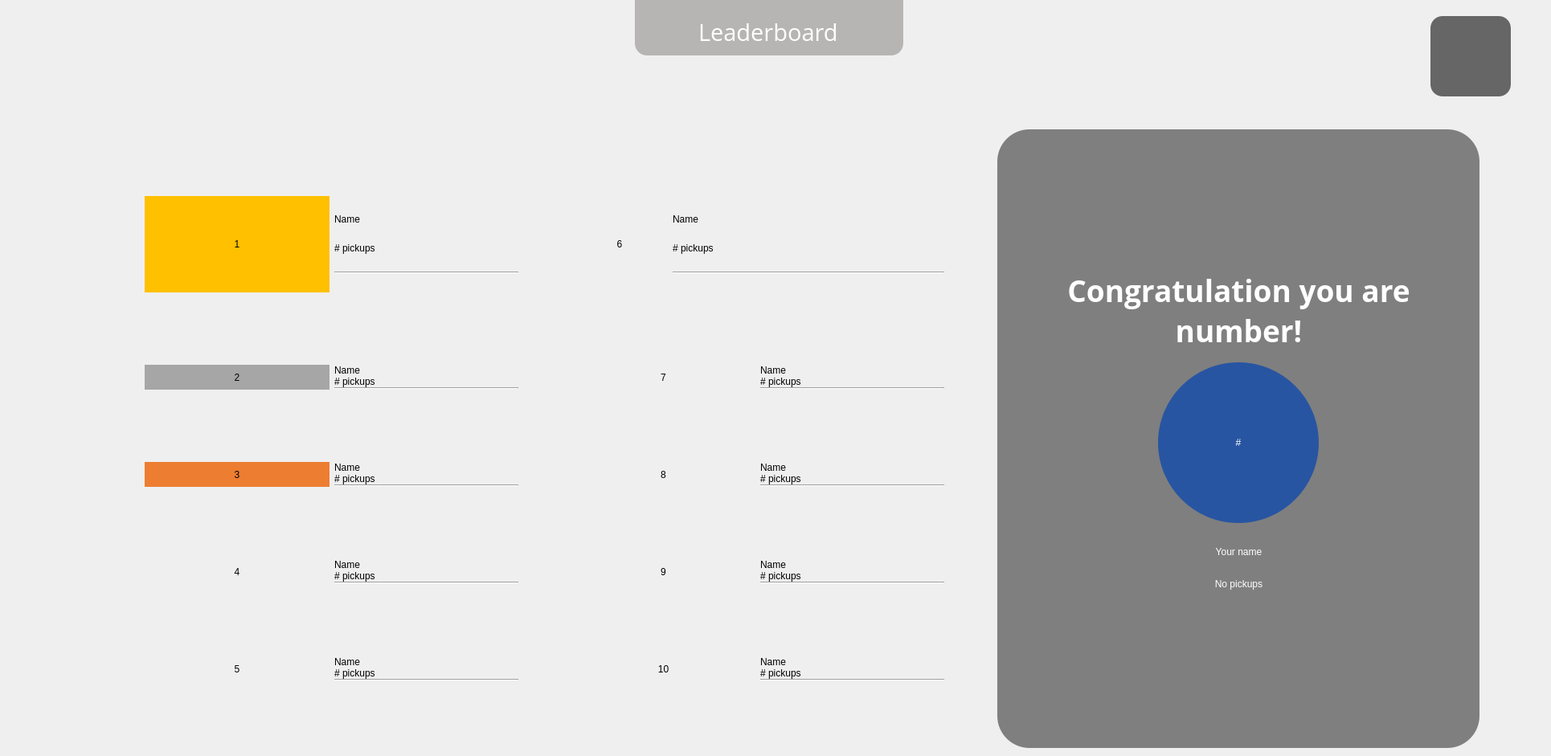
   <widget class="QWidget" name="page4board">
    <property name="styleSheet">
     <string notr="true">.board_num{
	background-color: rgb(40, 85, 162);
	color: rgb(255, 255, 255);
	min-width: 100px;
	max-width: 100px;
	min-height: 100px;
	max-height: 100px;
	border-radius: 50px;
	font: bold 26pt &quot;Open Sans&quot;;
	margin: 10px;
}

QLabel{
	font: 22pt &quot;Open Sans&quot;;
}</string>
    </property>
    <property name="class" stdset="0">
     <string>background</string>
    </property>
    <widget class="QWidget" name="layoutWidget">
     <property name="geometry">
      <rect>
       <x>0</x>
       <y>160</y>
       <width>1921</width>
       <height>772</height>
      </rect>
     </property>
     <layout class="QHBoxLayout" name="horizontalLayout_14">
      <item>
       <spacer name="horizontalSpacer_34">
        <property name="orientation">
         <enum>Qt::Horizontal</enum>
        </property>
        <property name="sizeType">
         <enum>QSizePolicy::Maximum</enum>
        </property>
        <property name="sizeHint" stdset="0">
         <size>
          <width>180</width>
          <height>20</height>
         </size>
        </property>
       </spacer>
      </item>
      <item>
       <layout class="QGridLayout" name="gridLayout_4">
        <item row="1" column="0">
         <layout class="QHBoxLayout" name="horizontalLayout_18">
          <item>
           <widget class="QLabel" name="label_33">
            <property name="styleSheet">
             <string notr="true">background-color: rgb(166, 166, 166);</string>
            </property>
            <property name="text">
             <string>2</string>
            </property>
            <property name="alignment">
             <set>Qt::AlignCenter</set>
            </property>
            <property name="class" stdset="0">
             <string>board_num</string>
            </property>
           </widget>
          </item>
          <item>
           <layout class="QVBoxLayout" name="verticalLayout_25">
            <property name="spacing">
             <number>0</number>
            </property>
            <item>
             <widget class="QLabel" name="label_62">
              <property name="sizePolicy">
               <sizepolicy hsizetype="Preferred" vsizetype="Maximum">
                <horstretch>0</horstretch>
                <verstretch>0</verstretch>
               </sizepolicy>
              </property>
              <property name="styleSheet">
               <string notr="true"/>
              </property>
              <property name="text">
               <string>Name</string>
              </property>
              <property name="alignment">
               <set>Qt::AlignBottom|Qt::AlignLeading|Qt::AlignLeft</set>
              </property>
             </widget>
            </item>
            <item>
             <widget class="QLabel" name="label_63">
              <property name="sizePolicy">
               <sizepolicy hsizetype="Preferred" vsizetype="Maximum">
                <horstretch>0</horstretch>
                <verstretch>0</verstretch>
               </sizepolicy>
              </property>
              <property name="styleSheet">
               <string notr="true"/>
              </property>
              <property name="text">
               <string># pickups</string>
              </property>
              <property name="alignment">
               <set>Qt::AlignLeading|Qt::AlignLeft|Qt::AlignTop</set>
              </property>
             </widget>
            </item>
            <item>
             <widget class="Line" name="line_13">
              <property name="orientation">
               <enum>Qt::Horizontal</enum>
              </property>
             </widget>
            </item>
           </layout>
          </item>
         </layout>
        </item>
        <item row="0" column="1">
         <spacer name="horizontalSpacer_37">
          <property name="orientation">
           <enum>Qt::Horizontal</enum>
          </property>
          <property name="sizeType">
           <enum>QSizePolicy::Maximum</enum>
          </property>
          <property name="sizeHint" stdset="0">
           <size>
            <width>60</width>
            <height>20</height>
           </size>
          </property>
         </spacer>
        </item>
        <item row="2" column="0">
         <layout class="QHBoxLayout" name="horizontalLayout_20">
          <item>
           <widget class="QLabel" name="label_39">
            <property name="styleSheet">
             <string notr="true">background-color: rgb(237, 125, 49);</string>
            </property>
            <property name="text">
             <string>3</string>
            </property>
            <property name="alignment">
             <set>Qt::AlignCenter</set>
            </property>
            <property name="class" stdset="0">
             <string>board_num</string>
            </property>
           </widget>
          </item>
          <item>
           <layout class="QVBoxLayout" name="verticalLayout_18">
            <property name="spacing">
             <number>0</number>
            </property>
            <item>
             <widget class="QLabel" name="label_37">
              <property name="sizePolicy">
               <sizepolicy hsizetype="Preferred" vsizetype="Maximum">
                <horstretch>0</horstretch>
                <verstretch>0</verstretch>
               </sizepolicy>
              </property>
              <property name="styleSheet">
               <string notr="true"/>
              </property>
              <property name="text">
               <string>Name</string>
              </property>
              <property name="alignment">
               <set>Qt::AlignBottom|Qt::AlignLeading|Qt::AlignLeft</set>
              </property>
             </widget>
            </item>
            <item>
             <widget class="QLabel" name="label_38">
              <property name="sizePolicy">
               <sizepolicy hsizetype="Preferred" vsizetype="Maximum">
                <horstretch>0</horstretch>
                <verstretch>0</verstretch>
               </sizepolicy>
              </property>
              <property name="styleSheet">
               <string notr="true"/>
              </property>
              <property name="text">
               <string># pickups</string>
              </property>
              <property name="alignment">
               <set>Qt::AlignLeading|Qt::AlignLeft|Qt::AlignTop</set>
              </property>
             </widget>
            </item>
            <item>
             <widget class="Line" name="line_6">
              <property name="orientation">
               <enum>Qt::Horizontal</enum>
              </property>
             </widget>
            </item>
           </layout>
          </item>
         </layout>
        </item>
        <item row="3" column="2">
         <layout class="QHBoxLayout" name="horizontalLayout_23">
          <item>
           <widget class="QLabel" name="label_48">
            <property name="styleSheet">
             <string notr="true"/>
            </property>
            <property name="text">
             <string>9</string>
            </property>
            <property name="alignment">
             <set>Qt::AlignCenter</set>
            </property>
            <property name="class" stdset="0">
             <string>board_num</string>
            </property>
           </widget>
          </item>
          <item>
           <layout class="QVBoxLayout" name="verticalLayout_21">
            <property name="spacing">
             <number>0</number>
            </property>
            <item>
             <widget class="QLabel" name="label_46">
              <property name="sizePolicy">
               <sizepolicy hsizetype="Preferred" vsizetype="Maximum">
                <horstretch>0</horstretch>
                <verstretch>0</verstretch>
               </sizepolicy>
              </property>
              <property name="styleSheet">
               <string notr="true"/>
              </property>
              <property name="text">
               <string>Name</string>
              </property>
              <property name="alignment">
               <set>Qt::AlignBottom|Qt::AlignLeading|Qt::AlignLeft</set>
              </property>
             </widget>
            </item>
            <item>
             <widget class="QLabel" name="label_47">
              <property name="sizePolicy">
               <sizepolicy hsizetype="Preferred" vsizetype="Maximum">
                <horstretch>0</horstretch>
                <verstretch>0</verstretch>
               </sizepolicy>
              </property>
              <property name="styleSheet">
               <string notr="true"/>
              </property>
              <property name="text">
               <string># pickups</string>
              </property>
              <property name="alignment">
               <set>Qt::AlignLeading|Qt::AlignLeft|Qt::AlignTop</set>
              </property>
             </widget>
            </item>
            <item>
             <widget class="Line" name="line_9">
              <property name="orientation">
               <enum>Qt::Horizontal</enum>
              </property>
             </widget>
            </item>
           </layout>
          </item>
         </layout>
        </item>
        <item row="4" column="0">
         <layout class="QHBoxLayout" name="horizontalLayout_24">
          <item>
           <widget class="QLabel" name="label_51">
            <property name="styleSheet">
             <string notr="true"/>
            </property>
            <property name="text">
             <string>5</string>
            </property>
            <property name="alignment">
             <set>Qt::AlignCenter</set>
            </property>
            <property name="class" stdset="0">
             <string>board_num</string>
            </property>
           </widget>
          </item>
          <item>
           <layout class="QVBoxLayout" name="verticalLayout_22">
            <property name="spacing">
             <number>0</number>
            </property>
            <item>
             <widget class="QLabel" name="label_49">
              <property name="sizePolicy">
               <sizepolicy hsizetype="Preferred" vsizetype="Maximum">
                <horstretch>0</horstretch>
                <verstretch>0</verstretch>
               </sizepolicy>
              </property>
              <property name="styleSheet">
               <string notr="true"/>
              </property>
              <property name="text">
               <string>Name</string>
              </property>
              <property name="alignment">
               <set>Qt::AlignBottom|Qt::AlignLeading|Qt::AlignLeft</set>
              </property>
             </widget>
            </item>
            <item>
             <widget class="QLabel" name="label_50">
              <property name="sizePolicy">
               <sizepolicy hsizetype="Preferred" vsizetype="Maximum">
                <horstretch>0</horstretch>
                <verstretch>0</verstretch>
               </sizepolicy>
              </property>
              <property name="styleSheet">
               <string notr="true"/>
              </property>
              <property name="text">
               <string># pickups</string>
              </property>
              <property name="alignment">
               <set>Qt::AlignLeading|Qt::AlignLeft|Qt::AlignTop</set>
              </property>
             </widget>
            </item>
            <item>
             <widget class="Line" name="line_10">
              <property name="orientation">
               <enum>Qt::Horizontal</enum>
              </property>
             </widget>
            </item>
           </layout>
          </item>
         </layout>
        </item>
        <item row="3" column="0">
         <layout class="QHBoxLayout" name="horizontalLayout_22">
          <item>
           <widget class="QLabel" name="label_45">
            <property name="styleSheet">
             <string notr="true"/>
            </property>
            <property name="text">
             <string>4</string>
            </property>
            <property name="alignment">
             <set>Qt::AlignCenter</set>
            </property>
            <property name="class" stdset="0">
             <string>board_num</string>
            </property>
           </widget>
          </item>
          <item>
           <layout class="QVBoxLayout" name="verticalLayout_20">
            <property name="spacing">
             <number>0</number>
            </property>
            <item>
             <widget class="QLabel" name="label_43">
              <property name="sizePolicy">
               <sizepolicy hsizetype="Preferred" vsizetype="Maximum">
                <horstretch>0</horstretch>
                <verstretch>0</verstretch>
               </sizepolicy>
              </property>
              <property name="styleSheet">
               <string notr="true"/>
              </property>
              <property name="text">
               <string>Name</string>
              </property>
              <property name="alignment">
               <set>Qt::AlignBottom|Qt::AlignLeading|Qt::AlignLeft</set>
              </property>
             </widget>
            </item>
            <item>
             <widget class="QLabel" name="label_44">
              <property name="sizePolicy">
               <sizepolicy hsizetype="Preferred" vsizetype="Maximum">
                <horstretch>0</horstretch>
                <verstretch>0</verstretch>
               </sizepolicy>
              </property>
              <property name="styleSheet">
               <string notr="true"/>
              </property>
              <property name="text">
               <string># pickups</string>
              </property>
              <property name="alignment">
               <set>Qt::AlignLeading|Qt::AlignLeft|Qt::AlignTop</set>
              </property>
             </widget>
            </item>
            <item>
             <widget class="Line" name="line_8">
              <property name="orientation">
               <enum>Qt::Horizontal</enum>
              </property>
             </widget>
            </item>
           </layout>
          </item>
         </layout>
        </item>
        <item row="4" column="2">
         <layout class="QHBoxLayout" name="horizontalLayout_25">
          <item>
           <widget class="QLabel" name="label_54">
            <property name="styleSheet">
             <string notr="true"/>
            </property>
            <property name="text">
             <string>10</string>
            </property>
            <property name="alignment">
             <set>Qt::AlignCenter</set>
            </property>
            <property name="class" stdset="0">
             <string>board_num</string>
            </property>
           </widget>
          </item>
          <item>
           <layout class="QVBoxLayout" name="verticalLayout_23">
            <property name="spacing">
             <number>0</number>
            </property>
            <item>
             <widget class="QLabel" name="label_52">
              <property name="sizePolicy">
               <sizepolicy hsizetype="Preferred" vsizetype="Maximum">
                <horstretch>0</horstretch>
                <verstretch>0</verstretch>
               </sizepolicy>
              </property>
              <property name="styleSheet">
               <string notr="true"/>
              </property>
              <property name="text">
               <string>Name</string>
              </property>
              <property name="alignment">
               <set>Qt::AlignBottom|Qt::AlignLeading|Qt::AlignLeft</set>
              </property>
             </widget>
            </item>
            <item>
             <widget class="QLabel" name="label_53">
              <property name="sizePolicy">
               <sizepolicy hsizetype="Preferred" vsizetype="Maximum">
                <horstretch>0</horstretch>
                <verstretch>0</verstretch>
               </sizepolicy>
              </property>
              <property name="styleSheet">
               <string notr="true"/>
              </property>
              <property name="text">
               <string># pickups</string>
              </property>
              <property name="alignment">
               <set>Qt::AlignLeading|Qt::AlignLeft|Qt::AlignTop</set>
              </property>
             </widget>
            </item>
            <item>
             <widget class="Line" name="line_11">
              <property name="orientation">
               <enum>Qt::Horizontal</enum>
              </property>
             </widget>
            </item>
           </layout>
          </item>
         </layout>
        </item>
        <item row="2" column="2">
         <layout class="QHBoxLayout" name="horizontalLayout_21">
          <item>
           <widget class="QLabel" name="label_42">
            <property name="styleSheet">
             <string notr="true"/>
            </property>
            <property name="text">
             <string>8</string>
            </property>
            <property name="alignment">
             <set>Qt::AlignCenter</set>
            </property>
            <property name="class" stdset="0">
             <string>board_num</string>
            </property>
           </widget>
          </item>
          <item>
           <layout class="QVBoxLayout" name="verticalLayout_19">
            <property name="spacing">
             <number>0</number>
            </property>
            <item>
             <widget class="QLabel" name="label_40">
              <property name="sizePolicy">
               <sizepolicy hsizetype="Preferred" vsizetype="Maximum">
                <horstretch>0</horstretch>
                <verstretch>0</verstretch>
               </sizepolicy>
              </property>
              <property name="styleSheet">
               <string notr="true"/>
              </property>
              <property name="text">
               <string>Name</string>
              </property>
              <property name="alignment">
               <set>Qt::AlignBottom|Qt::AlignLeading|Qt::AlignLeft</set>
              </property>
             </widget>
            </item>
            <item>
             <widget class="QLabel" name="label_41">
              <property name="sizePolicy">
               <sizepolicy hsizetype="Preferred" vsizetype="Maximum">
                <horstretch>0</horstretch>
                <verstretch>0</verstretch>
               </sizepolicy>
              </property>
              <property name="styleSheet">
               <string notr="true"/>
              </property>
              <property name="text">
               <string># pickups</string>
              </property>
              <property name="alignment">
               <set>Qt::AlignLeading|Qt::AlignLeft|Qt::AlignTop</set>
              </property>
             </widget>
            </item>
            <item>
             <widget class="Line" name="line_7">
              <property name="orientation">
               <enum>Qt::Horizontal</enum>
              </property>
             </widget>
            </item>
           </layout>
          </item>
         </layout>
        </item>
        <item row="0" column="0">
         <layout class="QHBoxLayout" name="horizontalLayout_15">
          <item>
           <widget class="QLabel" name="label_24">
            <property name="styleSheet">
             <string notr="true">background-color: rgb(255, 192, 0);</string>
            </property>
            <property name="text">
             <string>1</string>
            </property>
            <property name="alignment">
             <set>Qt::AlignCenter</set>
            </property>
            <property name="class" stdset="0">
             <string>board_num</string>
            </property>
           </widget>
          </item>
          <item>
           <layout class="QVBoxLayout" name="verticalLayout_14">
            <property name="spacing">
             <number>0</number>
            </property>
            <item>
             <widget class="QLabel" name="label_26">
              <property name="sizePolicy">
               <sizepolicy hsizetype="Preferred" vsizetype="Maximum">
                <horstretch>0</horstretch>
                <verstretch>0</verstretch>
               </sizepolicy>
              </property>
              <property name="styleSheet">
               <string notr="true"/>
              </property>
              <property name="text">
               <string>Name</string>
              </property>
              <property name="alignment">
               <set>Qt::AlignBottom|Qt::AlignLeading|Qt::AlignLeft</set>
              </property>
             </widget>
            </item>
            <item>
             <widget class="QLabel" name="label_25">
              <property name="sizePolicy">
               <sizepolicy hsizetype="Preferred" vsizetype="Maximum">
                <horstretch>0</horstretch>
                <verstretch>0</verstretch>
               </sizepolicy>
              </property>
              <property name="styleSheet">
               <string notr="true"/>
              </property>
              <property name="text">
               <string># pickups</string>
              </property>
              <property name="alignment">
               <set>Qt::AlignLeading|Qt::AlignLeft|Qt::AlignTop</set>
              </property>
             </widget>
            </item>
            <item>
             <widget class="Line" name="line_2">
              <property name="orientation">
               <enum>Qt::Horizontal</enum>
              </property>
             </widget>
            </item>
           </layout>
          </item>
         </layout>
        </item>
        <item row="1" column="2">
         <layout class="QHBoxLayout" name="horizontalLayout_19">
          <item>
           <widget class="QLabel" name="label_36">
            <property name="styleSheet">
             <string notr="true"/>
            </property>
            <property name="text">
             <string>7</string>
            </property>
            <property name="alignment">
             <set>Qt::AlignCenter</set>
            </property>
            <property name="class" stdset="0">
             <string>board_num</string>
            </property>
           </widget>
          </item>
          <item>
           <layout class="QVBoxLayout" name="verticalLayout_17">
            <property name="spacing">
             <number>0</number>
            </property>
            <item>
             <widget class="QLabel" name="label_34">
              <property name="sizePolicy">
               <sizepolicy hsizetype="Preferred" vsizetype="Maximum">
                <horstretch>0</horstretch>
                <verstretch>0</verstretch>
               </sizepolicy>
              </property>
              <property name="styleSheet">
               <string notr="true"/>
              </property>
              <property name="text">
               <string>Name</string>
              </property>
              <property name="alignment">
               <set>Qt::AlignBottom|Qt::AlignLeading|Qt::AlignLeft</set>
              </property>
             </widget>
            </item>
            <item>
             <widget class="QLabel" name="label_35">
              <property name="sizePolicy">
               <sizepolicy hsizetype="Preferred" vsizetype="Maximum">
                <horstretch>0</horstretch>
                <verstretch>0</verstretch>
               </sizepolicy>
              </property>
              <property name="styleSheet">
               <string notr="true"/>
              </property>
              <property name="text">
               <string># pickups</string>
              </property>
              <property name="alignment">
               <set>Qt::AlignLeading|Qt::AlignLeft|Qt::AlignTop</set>
              </property>
             </widget>
            </item>
            <item>
             <widget class="Line" name="line_5">
              <property name="orientation">
               <enum>Qt::Horizontal</enum>
              </property>
             </widget>
            </item>
           </layout>
          </item>
         </layout>
        </item>
        <item row="0" column="2">
         <layout class="QHBoxLayout" name="horizontalLayout_17">
          <item>
           <widget class="QLabel" name="label_30">
            <property name="minimumSize">
             <size>
              <width>120</width>
              <height>120</height>
             </size>
            </property>
            <property name="maximumSize">
             <size>
              <width>120</width>
              <height>120</height>
             </size>
            </property>
            <property name="styleSheet">
             <string notr="true"/>
            </property>
            <property name="text">
             <string>6</string>
            </property>
            <property name="alignment">
             <set>Qt::AlignCenter</set>
            </property>
            <property name="class" stdset="0">
             <string>board_num</string>
            </property>
           </widget>
          </item>
          <item>
           <layout class="QVBoxLayout" name="verticalLayout_16">
            <property name="spacing">
             <number>0</number>
            </property>
            <item>
             <widget class="QLabel" name="label_31">
              <property name="sizePolicy">
               <sizepolicy hsizetype="Preferred" vsizetype="Maximum">
                <horstretch>0</horstretch>
                <verstretch>0</verstretch>
               </sizepolicy>
              </property>
              <property name="styleSheet">
               <string notr="true"/>
              </property>
              <property name="text">
               <string>Name</string>
              </property>
              <property name="alignment">
               <set>Qt::AlignBottom|Qt::AlignLeading|Qt::AlignLeft</set>
              </property>
             </widget>
            </item>
            <item>
             <widget class="QLabel" name="label_32">
              <property name="sizePolicy">
               <sizepolicy hsizetype="Preferred" vsizetype="Maximum">
                <horstretch>0</horstretch>
                <verstretch>0</verstretch>
               </sizepolicy>
              </property>
              <property name="styleSheet">
               <string notr="true"/>
              </property>
              <property name="text">
               <string># pickups</string>
              </property>
              <property name="alignment">
               <set>Qt::AlignLeading|Qt::AlignLeft|Qt::AlignTop</set>
              </property>
             </widget>
            </item>
            <item>
             <widget class="Line" name="line_4">
              <property name="orientation">
               <enum>Qt::Horizontal</enum>
              </property>
             </widget>
            </item>
           </layout>
          </item>
         </layout>
        </item>
        <item row="0" column="3">
         <spacer name="horizontalSpacer_38">
          <property name="orientation">
           <enum>Qt::Horizontal</enum>
          </property>
          <property name="sizeType">
           <enum>QSizePolicy::Maximum</enum>
          </property>
          <property name="sizeHint" stdset="0">
           <size>
            <width>60</width>
            <height>20</height>
           </size>
          </property>
         </spacer>
        </item>
       </layout>
      </item>
      <item>
       <widget class="QFrame" name="frame">
        <property name="minimumSize">
         <size>
          <width>600</width>
          <height>770</height>
         </size>
        </property>
        <property name="maximumSize">
         <size>
          <width>600</width>
          <height>770</height>
         </size>
        </property>
        <property name="styleSheet">
         <string notr="true">background-color: rgb(127, 127, 127);
font: 24pt &quot;Open Sans&quot;;
border-radius: 40px;
color: rgb(255, 255, 255);</string>
        </property>
        <property name="frameShape">
         <enum>QFrame::StyledPanel</enum>
        </property>
        <property name="frameShadow">
         <enum>QFrame::Raised</enum>
        </property>
        <widget class="QLabel" name="label_57">
         <property name="geometry">
          <rect>
           <x>200</x>
           <y>290</y>
           <width>200</width>
           <height>200</height>
          </rect>
         </property>
         <property name="styleSheet">
          <string notr="true">background-color: rgb(40, 85, 162);
color: rgb(255, 255, 255);
min-width: 200px;
min-height: 200px;
border-radius: 100px;
font: bold 55pt &quot;Open Sans&quot;;
</string>
         </property>
         <property name="text">
          <string>#</string>
         </property>
         <property name="alignment">
          <set>Qt::AlignCenter</set>
         </property>
        </widget>
        <widget class="QLabel" name="label_58">
         <property name="geometry">
          <rect>
           <x>280</x>
           <y>210</y>
           <width>47</width>
           <height>13</height>
          </rect>
         </property>
         <property name="text">
          <string/>
         </property>
        </widget>
        <widget class="QLabel" name="label_59">
         <property name="geometry">
          <rect>
           <x>10</x>
           <y>170</y>
           <width>581</width>
           <height>111</height>
          </rect>
         </property>
         <property name="font">
          <font>
           <family>Open Sans</family>
           <pointsize>28</pointsize>
           <weight>75</weight>
           <italic>false</italic>
           <bold>true</bold>
          </font>
         </property>
         <property name="styleSheet">
          <string notr="true">font: bold 28pt &quot;Open Sans&quot;;</string>
         </property>
         <property name="text">
          <string>Congratulation you are number!</string>
         </property>
         <property name="alignment">
          <set>Qt::AlignCenter</set>
         </property>
         <property name="wordWrap">
          <bool>true</bool>
         </property>
        </widget>
        <widget class="QLabel" name="label_60">
         <property name="geometry">
          <rect>
           <x>0</x>
           <y>510</y>
           <width>601</width>
           <height>31</height>
          </rect>
         </property>
         <property name="text">
          <string>Your name</string>
         </property>
         <property name="alignment">
          <set>Qt::AlignCenter</set>
         </property>
        </widget>
        <widget class="QLabel" name="label_61">
         <property name="geometry">
          <rect>
           <x>0</x>
           <y>550</y>
           <width>601</width>
           <height>31</height>
          </rect>
         </property>
         <property name="text">
          <string>No pickups</string>
         </property>
         <property name="alignment">
          <set>Qt::AlignCenter</set>
         </property>
        </widget>
       </widget>
      </item>
      <item>
       <spacer name="horizontalSpacer_35">
        <property name="orientation">
         <enum>Qt::Horizontal</enum>
        </property>
        <property name="sizeType">
         <enum>QSizePolicy::Maximum</enum>
        </property>
        <property name="sizeHint" stdset="0">
         <size>
          <width>80</width>
          <height>20</height>
         </size>
        </property>
       </spacer>
      </item>
     </layout>
    </widget>
    <widget class="QLabel" name="label_4">
     <property name="geometry">
      <rect>
       <x>790</x>
       <y>0</y>
       <width>334</width>
       <height>69</height>
      </rect>
     </property>
     <property name="font">
      <font>
       <family>Open Sans</family>
       <pointsize>22</pointsize>
       <weight>50</weight>
       <italic>false</italic>
       <bold>false</bold>
      </font>
     </property>
     <property name="styleSheet">
      <string notr="true">QLabel {
	background-color: rgb(183, 180, 180);
	color: rgb(255, 255, 255);
	font: 22pt &quot;Open Sans&quot;;

	border-width: 5px;
	border-bottom-left-radius: 15px;
	border-bottom-right-radius: 15px;

	padding-left: 72px;
	padding-right: 72px;
	padding-top: 20 px;
	padding-bottom: 10px;
}</string>
     </property>
     <property name="text">
      <string>Leaderboard</string>
     </property>
    </widget>
    <widget class="QPushButton" name="buttonExit">
     <property name="geometry">
      <rect>
       <x>1780</x>
       <y>20</y>
       <width>100</width>
       <height>100</height>
      </rect>
     </property>
     <property name="minimumSize">
      <size>
       <width>100</width>
       <height>100</height>
      </size>
     </property>
     <property name="maximumSize">
      <size>
       <width>100</width>
       <height>100</height>
      </size>
     </property>
     <property name="styleSheet">
      <string notr="true">background-color: rgb(102, 102, 102);
border-radius: 15px;
image: url(&quot;resources/exiticon.png&quot;);</string>
     </property>
     <property name="text">
      <string/>
     </property>
    </widget>
   </widget>
